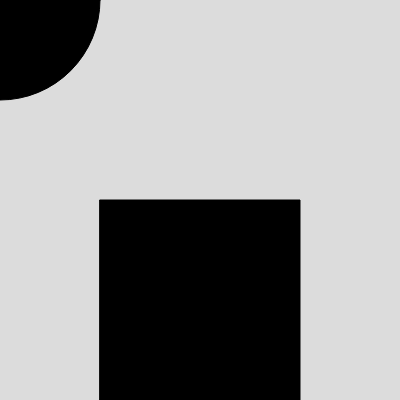
Frame 1 (no input)
Frame 60 (no input): identical to frame 1, image omitted
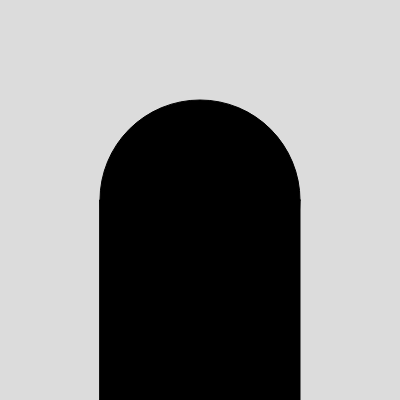
Frame 120 (the mouse pressed at the canvas centre since frame 60)

The p5.js sketch that drew these frames (run headless with seeded random() and noise() and a simulated clock; from frame 60 on, the mouse is pressed at the canvas centre):

// p5.js sketch
// ── sketch.js
function setup() {
  createCanvas(400, 400);
}

function draw() {
  background(220);
  fill(0);
  ellipse(mouseX, mouseY, 200, 200);
  rect(100, 200, 200, 200);


}
